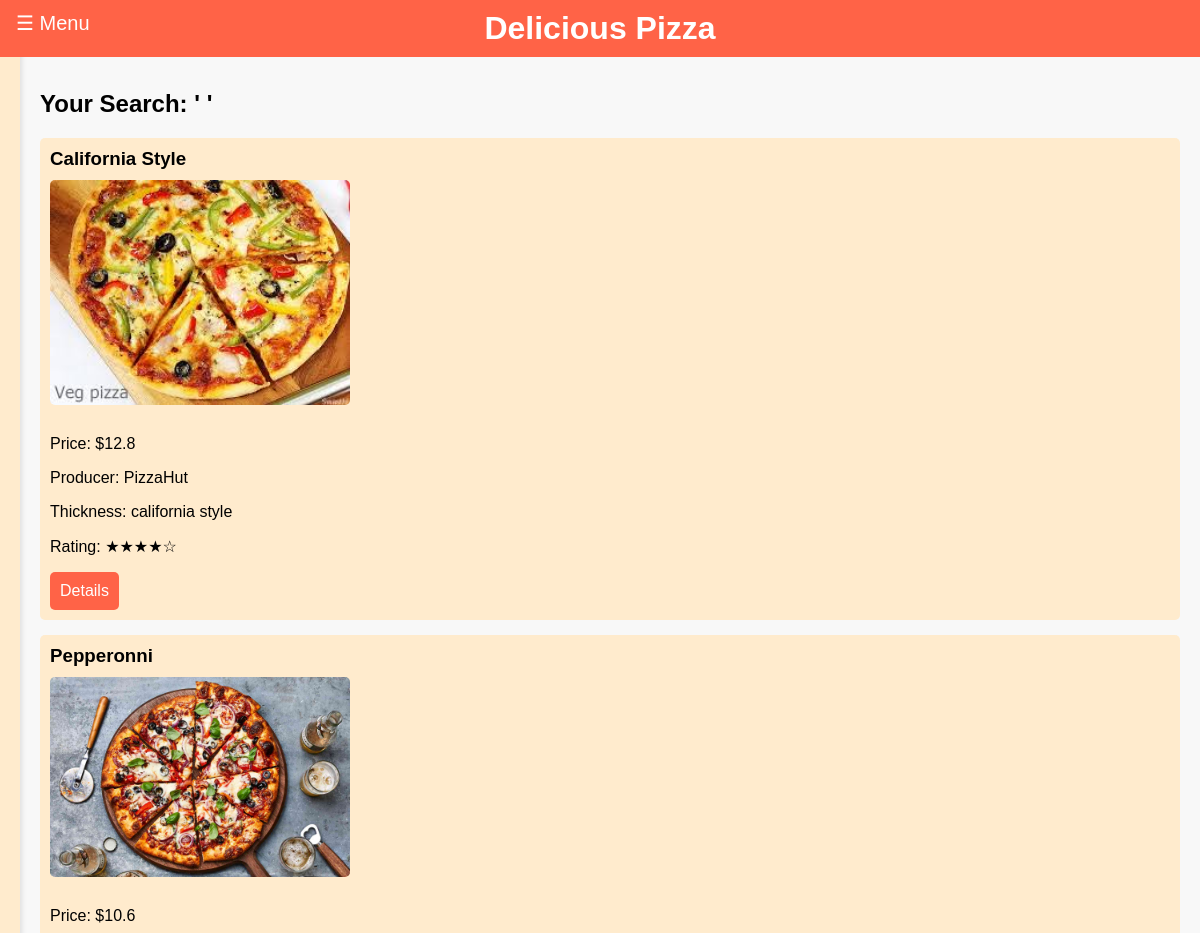
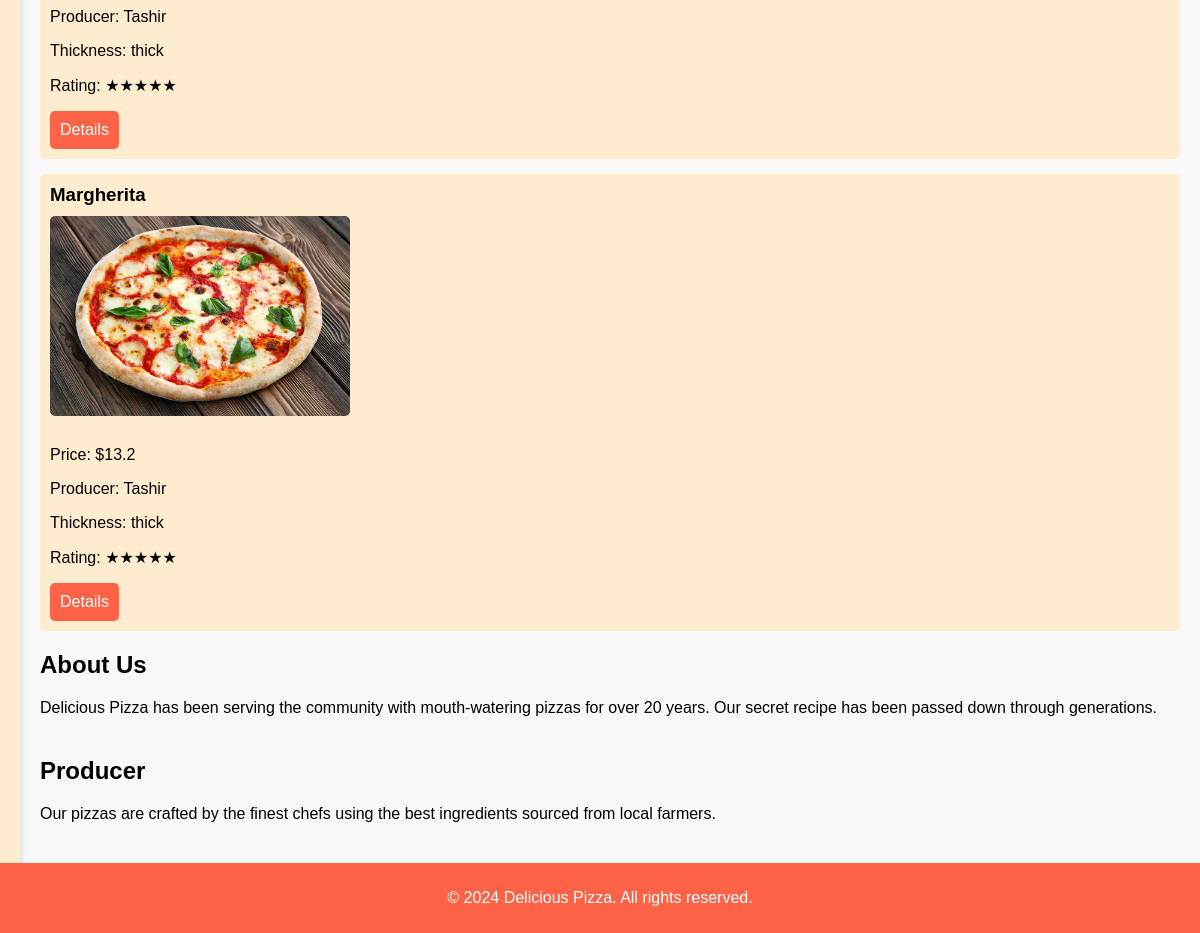
The app's page /search/, older data (2 pictures, top to bottom).
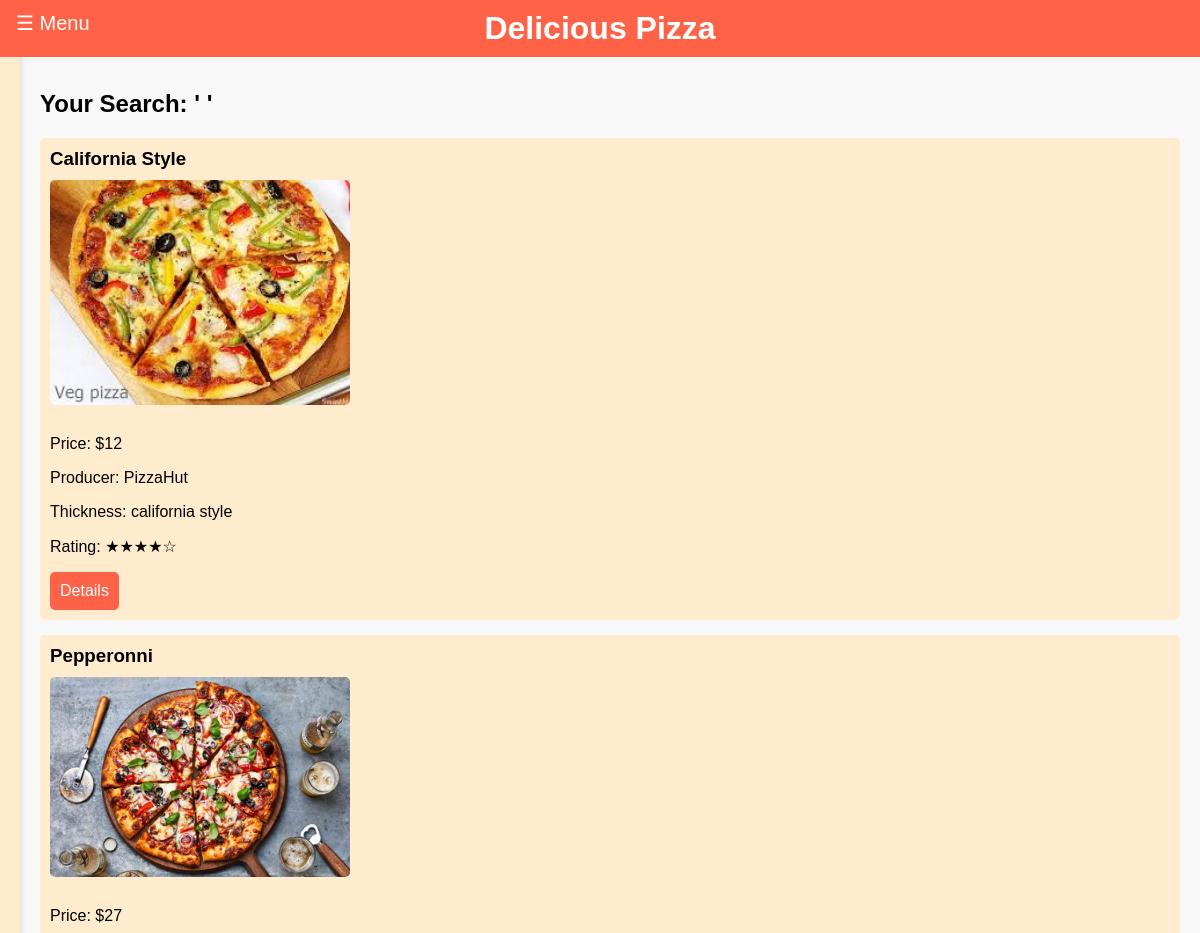
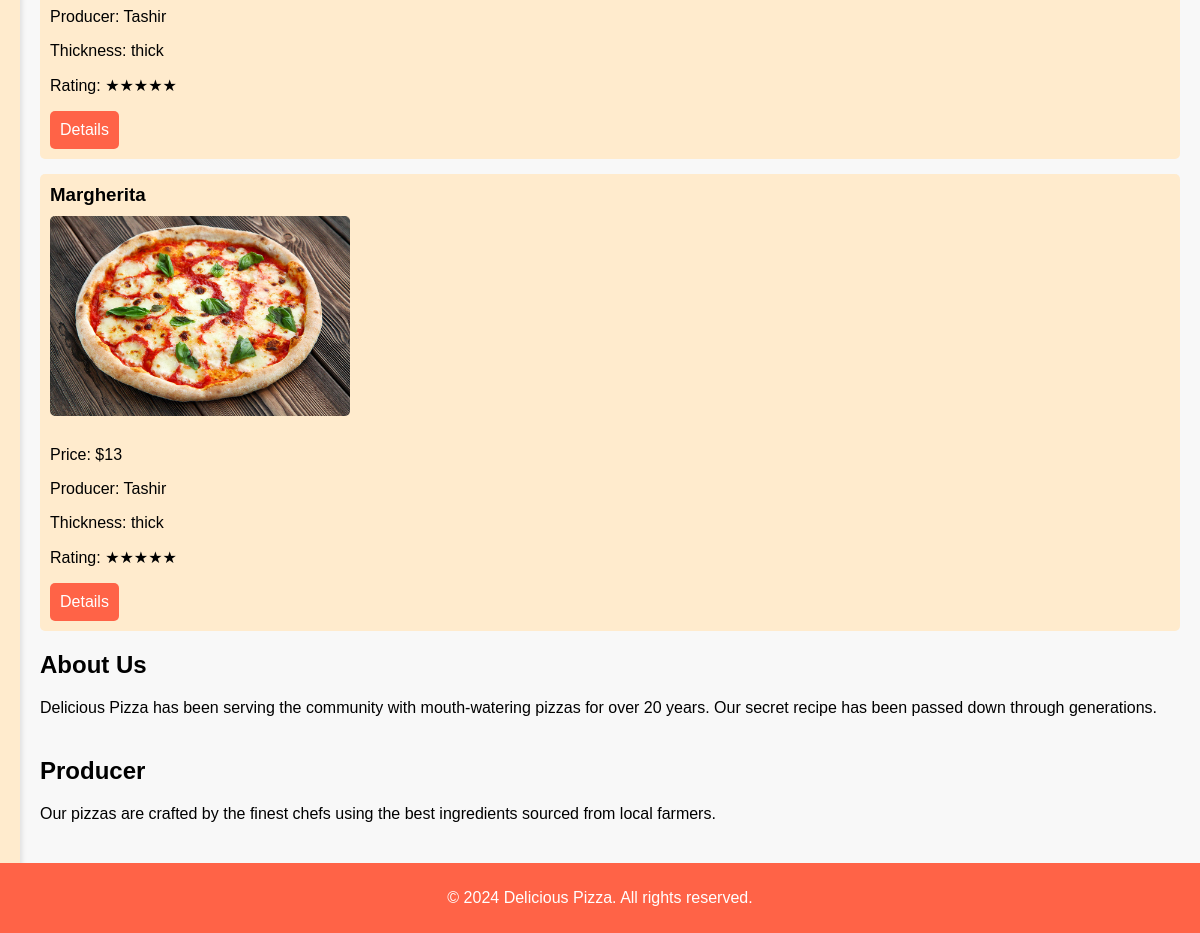
The same page, newer data (2 pictures, top to bottom).
### main_page/models.py (models this page shows, shortened)
class Pizzas(models.Model):
    title = models.CharField(max_length=50)
    producer = models.ForeignKey(Producers, on_delete=models.CASCADE, null=True, blank=True, related_name="pizzas")
    price = models.PositiveIntegerField(validators=[valid_price])
    description = models.TextField()
    rate = models.CharField(max_length=155, choices=RateChoice.choices, default="6.0")
    thick_type = models.CharField(max_length=155, choices=ThickTypeChoice.choices, default="classic")
    image = models.ImageField(upload_to=upload_pizza_image, null=True, blank=True)
    class Meta:
        verbose_name = "Pizza"
        verbose_name_plural = "Pizzas"

class Producers(models.Model):
    producer_name = models.CharField(max_length=155)
    description = models.TextField()
    rate = models.CharField(max_length=155, choices=RateChoice.choices)
    logo = models.ImageField(upload_to=upload_producer_logo_image, null=True, blank=True)
    def __str__(self):
        return self.producer_name
    class Meta:
        verbose_name = "Producer"
        verbose_name_plural = "Producers"

### main_page/views.py (the view)
# urls.py: path("search/", views.search, name="search"),
def search(request):
    search_data = request.GET.get("search_data")
    if search_data:
        pizzas = Pizzas.objects.filter(
            Q(title__icontains=search_data) | Q(description__icontains=search_data)
        )
        ctx = {"pizzas": pizzas, "search": search_data}
    else:
        ctx = {"pizzas": Pizzas.objects.all()}
    return render(request, "main_page/search.html", ctx)

### templates/main_page/search.html
{% extends 'base.html' %}
{% block body %}
    <section id="pizzas">
        <h2>Your Search: ' {{ search }} '</h2>
        {% for pizza in pizzas %}
            <ul>
                <li>
                    <h3>{{ pizza.title }}</h3>
                    <img src="{{ pizza.image.url }}" alt="{{ pizza.title }}">
                    <p>Price: ${{ pizza.price }}</p>
                    <p>Producer: {{ pizza.producer }}</p>
                    <p>Thickness: {{ pizza.thick_type}}</p>
                    <p>Rating: {{ pizza.rate }}</p>
                    <a href="{% url 'main_page:pizza_detail' pizza.pk %}"><button class="details-btn">Details</button></a>
                </li>
            </ul>
        {% endfor %}
        <section id="about">
            <h2>About Us</h2>
            <p>Delicious Pizza has been serving the community with mouth-watering pizzas for over 20 years. Our secret recipe has been passed down through generations.</p>
        </section>
        <section id="producer">
            <h2>Producer</h2>
            <p>Our pizzas are crafted by the finest chefs using the best ingredients sourced from local farmers.</p>
        </section>
    </section>
{% endblock %}

### templates/base.html (shortened to what this page needs)
<!DOCTYPE html>
{% load static %}
<html lang="en">
<head>
    <link rel="stylesheet" href="{% static 'main_page/base.css' %}">
</head>
<body>
    <header>
        <button class="menu-btn" onclick="toggleMenu()">☰ Menu</button>
        <h1>{% block title %}Delicious Pizza{% endblock %}</h1>
    </header>
    <aside id="side-panel" class="closed">
    </aside>
    <main>
        {% block body %}{% endblock %}
    </main>
    <footer>
        <p>&copy; 2024 Delicious Pizza. All rights reserved.</p>
    </footer>
</body>
</html>

### static/main_page/base.css (style rules this page uses)
body { font-family: Arial, sans-serif; margin: 0; padding: 0; background-color: #f8f8f8; }
header { background-color: #ff6347; color: white; padding: 10px 0; text-align: center; position: fixed; top: 0; left: 0; width: 100%; z-index: 1000; }
header h1 { margin: 0; }
.menu-btn { position: absolute; left: 10px; top: 10px; background-color: #ff6347; color: white; border: none; font-size: 20px; cursor: pointer; }
aside { width: 200px; background-color: #ffebcd; padding: 20px; box-shadow: 2px 0 5px rgba(0, 0, 0, 0.1); position: fixed; top: 50px; left: 0; bottom: 50px; overflow: auto; transition: transform 0.3s ease; z-index: 900; }
aside.closed { transform: translateX(-220px); }
main { margin-left: 220px; padding: 70px 20px 70px 20px; transition: margin-left 0.3s ease; }
aside.closed + main { margin-left: 20px; }
section { margin-bottom: 40px; }
section h2 { margin-bottom: 20px; }
section img { width: 100%; height: auto; border-radius: 5px; margin-bottom: 10px; }
footer { background-color: #ff6347; color: white; text-align: center; padding: 10px 0; position: fixed; left: 0; bottom: 0; width: 100%; z-index: 1000; }
#pizzas ul, #burgers ul { list-style: none; padding: 0; margin: 0; }
#pizzas ul li, #burgers ul li { background-color: #ffebcd; margin: 15px 0; padding: 10px; border-radius: 5px; text-align: left; }
#pizzas ul li h3, #burgers ul li h3 { margin: 0 0 10px 0; }
.details-btn { background-color: #ff6347; color: white; border: none; padding: 10px; cursor: pointer; border-radius: 5px; font-size: 16px; }
#pizzas ul li img, #burgers ul li img { width: 300px; height: auto; border-radius: 5px; margin-bottom: 10px; }

Row changes from the older to the newer data that the page shows:
changed Pizzas "California Style": price "12.8" → "12"
changed Pizzas "Pepperonni": price "10.6" → "27"
changed Pizzas "Margherita": price "13.2" → "13"
